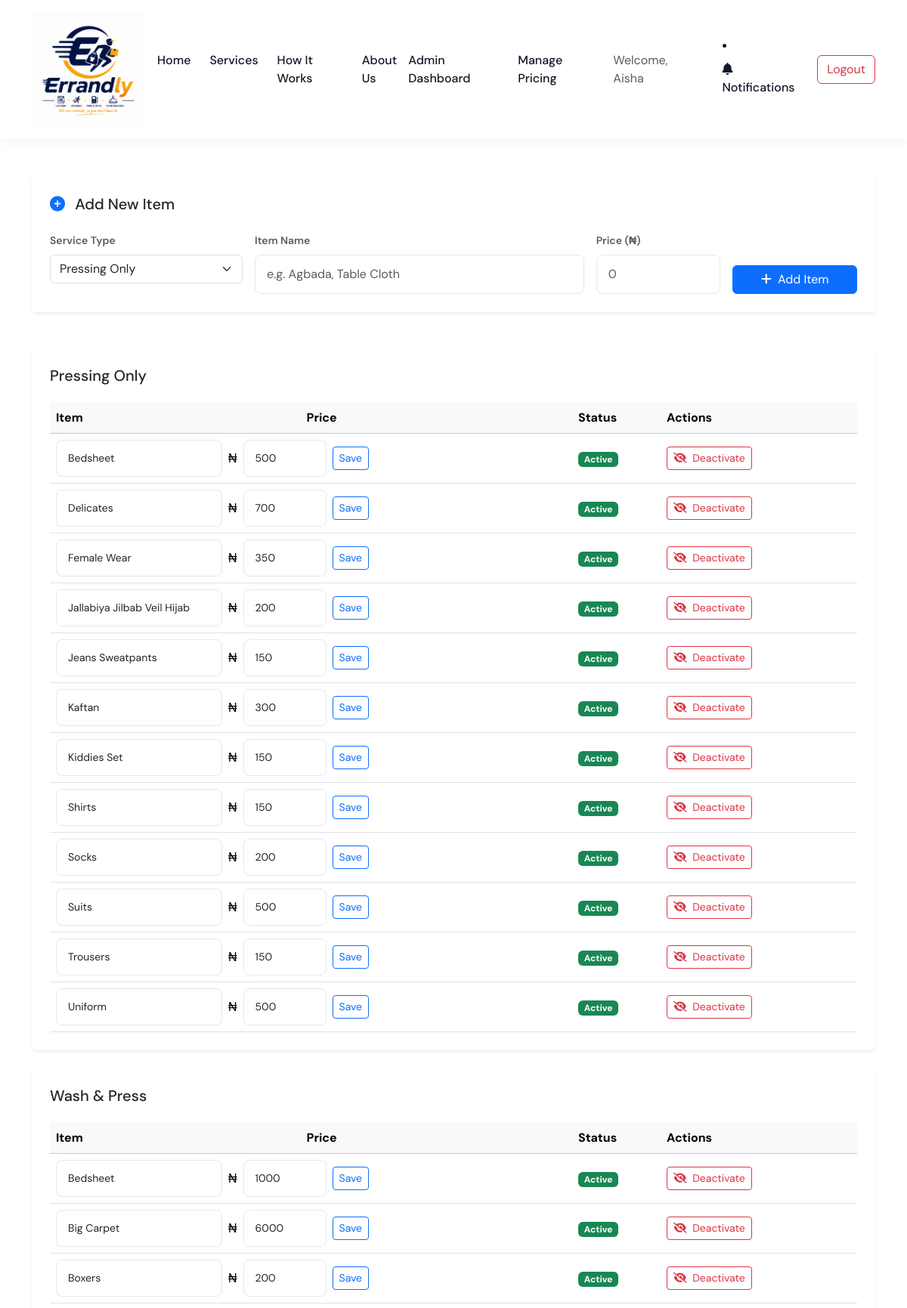
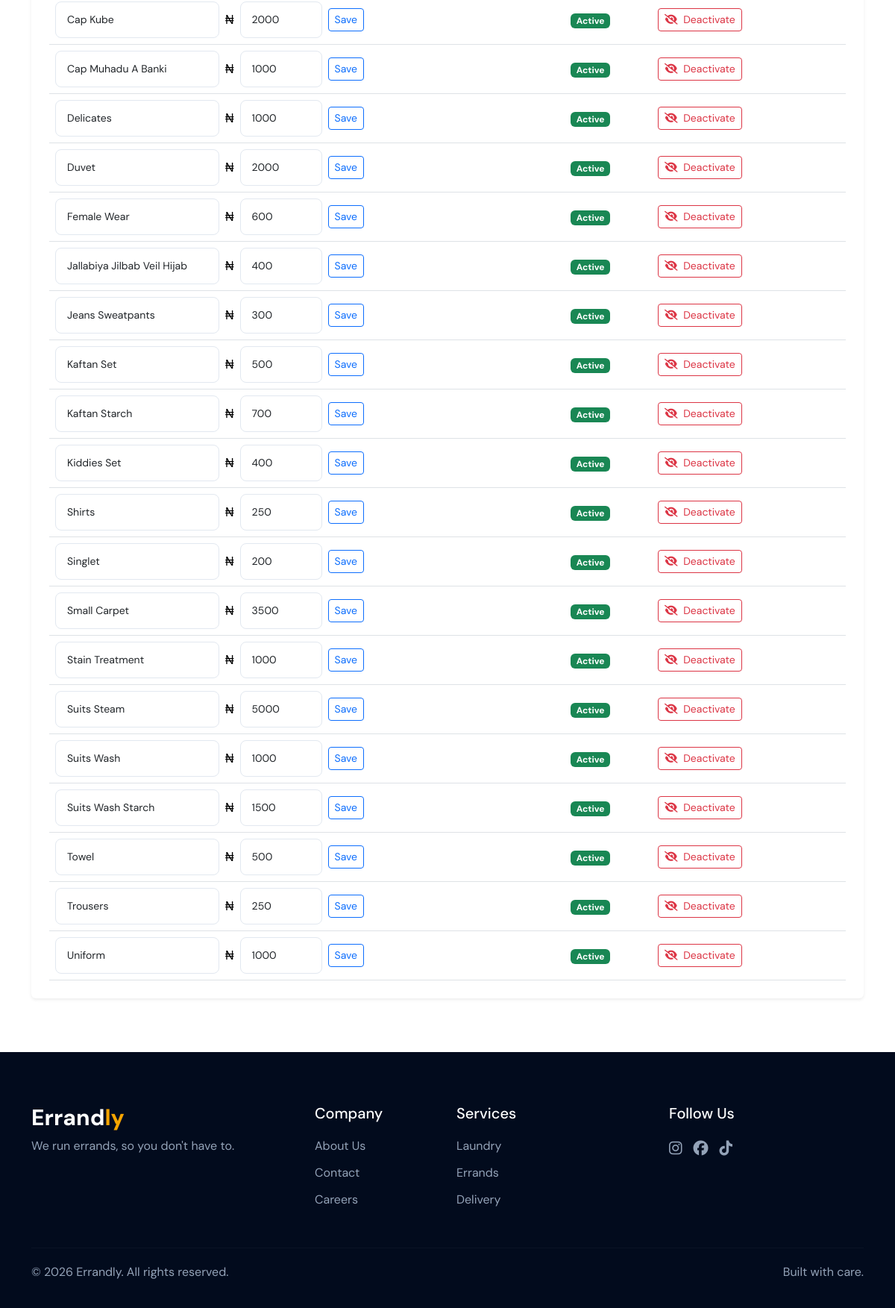
Page /admin/services (signed in) on the committed database (2 pictures, top to bottom).
### models.py (models this page shows)
class User(UserMixin, db.Model):
    __tablename__ = "users"
    id = db.Column(
        db.Integer,
        primary_key=True
    )
    name = db.Column(
        db.String(100),
        nullable=False
    )
    email = db.Column(
        db.String(120),
        unique=True,
        nullable=False
    )
    phone = db.Column(
        db.String(20),
        nullable=False
    )
    address = db.Column(
        db.String(250),
        nullable=False
    )
    password = db.Column(
        db.String(250),
        nullable=False
    )
    role = db.Column(
        db.String(20),
        nullable=False,
        default="customer"
    )
    notifications = db.relationship(
    "Notification",
    back_populates="user",
    cascade="all, delete-orphan"
)

class ServiceItem(db.Model):
    __tablename__ = "service_items"
    id = db.Column(
        db.Integer,
        primary_key=True
    )
    service_type = db.Column(
        db.String(30),
        nullable=False
    )
    item_name = db.Column(
        db.String(100),
        nullable=False
    )
    display_name = db.Column(
        db.String(150),
        nullable=False
    )
    price = db.Column(
        db.Integer,
        nullable=False
    )
    is_active = db.Column(
        db.Boolean,
        nullable=False,
        default=True
    )
    created_at = db.Column(
        db.DateTime,
        default=datetime.utcnow
    )
    updated_at = db.Column(
        db.DateTime,
        default=datetime.utcnow,
        onupdate=datetime.utcnow
    )
    __table_args__ = (
        db.UniqueConstraint(
            "service_type", "item_name",
            name="uq_service_type_item_name"
        ),
    )

### app.py (the view)
@app.route("/admin/services")
@admin_required
def admin_services():
    items = ServiceItem.query.order_by(
        ServiceItem.service_type,
        ServiceItem.display_name
    ).all()
    grouped_items = {}
    for item in items:
        grouped_items.setdefault(item.service_type, []).append(item)
    return render_template(
        "admin/services.html",
        grouped_items=grouped_items,
        service_types=SERVICE_TYPES
    )

### templates/admin/services.html (shortened to what this page needs)
{% extends "base.html" %}
{% block content %}
<div class="container py-5 mt-5">
    <div class="d-flex justify-content-between align-items-center mb-5">
        <div>
            <small class="text-muted">
            </small>
            <h2 class="mb-1">
            </h2>
            <p class="text-muted mb-0">
            </p>
        </div>
        <a href="{{ url_for('admin_dashboard') }}"
           class="btn btn-outline-secondary">
        </a>
    </div>
    <div class="card border-0 shadow-sm mb-5">
        <div class="card-body p-4">
            <h5 class="mb-4">
                <i class="fas fa-plus-circle text-primary me-2"></i>
                Add New Item
            </h5>
            <form method="POST"
                  action="{{ url_for('admin_add_service_item') }}"
                  class="row g-3">
                <div class="col-md-3">
                    <label class="form-label small text-muted">Service Type</label>
                    <select name="service_type" class="form-select" required>
                        {% for key, label in service_types.items() %}
                            {% if key != "subscription" %}
                                <option value="{{ key }}">{{ label }}</option>
                            {% endif %}
                        {% endfor %}
                    </select>
                </div>
                <div class="col-md-5">
                    <label class="form-label small text-muted">Item Name</label>
                    <input type="text"
                           name="display_name"
                           class="form-control"
                           placeholder="e.g. Agbada, Table Cloth"
                           required>
                </div>
                <div class="col-md-2">
                    <label class="form-label small text-muted">Price (₦)</label>
                    <input type="number"
                           name="price"
                           class="form-control"
                           min="0"
                           step="1"
                           placeholder="0"
                           required>
                </div>
                <div class="col-md-2 d-flex align-items-end">
                    <button type="submit" class="btn btn-primary w-100">
                        <i class="fas fa-plus me-1"></i>
                        Add Item
                    </button>
                </div>
            </form>
        </div>
    </div>
    {% for service_key in ["pressing", "wash_press"] %}
        <div class="card border-0 shadow-sm mb-4">
            <div class="card-body p-4">
                <h5 class="mb-4">
                    {{ service_types.get(service_key, service_key) }}
                </h5>
                {% set items = grouped_items.get(service_key, []) %}
                {% if items %}
                <div class="table-responsive">
                    <table class="table align-middle mb-0">
                        <thead class="table-light">
                            <tr>
                                <th>Item</th>
                                <th>Price</th>
                                <th>Status</th>
                                <th style="width: 260px;">Actions</th>
                            </tr>
                        </thead>
                        <tbody>
                            {% for item in items %}
                            <tr class="{{ 'text-muted' if not item.is_active }}">
                                <td colspan="2">
                                    <form method="POST"
                                          action="{{ url_for('admin_edit_service_item', item_id=item.id) }}"
                                          class="d-flex gap-2 align-items-center">
                                        <input type="text"
                                               name="display_name"
                                               value="{{ item.display_name }}"
                                               class="form-control form-control-sm"
                                               style="max-width: 220px;"
                                               required>
                                        <span>₦</span>
                                        <input type="number"
                                               name="price"
                                               value="{{ item.price }}"
                                               class="form-control form-control-sm"
                                               style="max-width: 110px;"
                                               min="0"
                                               required>
                                        <button type="submit"
                                                class="btn btn-sm btn-outline-primary">
                                            Save
                                        </button>
                                    </form>
                                </td>
                                <td>
                                    {% if item.is_active %}
                                        <span class="badge bg-success">Active</span>
                                    {% else %}
                                        <span class="badge bg-secondary">Inactive</span>
                                    {% endif %}
                                </td>
                                <td>
                                    <form method="POST"
                                          action="{{ url_for('admin_toggle_service_item', item_id=item.id) }}"
                                          class="d-inline">
                                        {% if item.is_active %}
                                            <button type="submit"
                                                    class="btn btn-sm btn-outline-danger">
                                                <i class="fas fa-eye-slash me-1"></i>
                                                Deactivate
                                            </button>
                                        {% else %}
                                            <button type="submit"
                                                    class="btn btn-sm btn-outline-success">
                                                <i class="fas fa-eye me-1"></i>
                                                Activate
                                            </button>
                                        {% endif %}
                                    </form>
                                </td>
                            </tr>
                            {% endfor %}
                        </tbody>
                    </table>
                </div>
                {% else %}
                <p class="text-muted mb-0">
                    No items yet for this service.
                </p>
                {% endif %}
            </div>
        </div>
    {% endfor %}
</div>
{% endblock %}

### templates/base.html (shortened to what this page needs)
<!DOCTYPE html>
<html lang="en">
<head>
    <link href="https://cdn.jsdelivr.net/npm/bootstrap@5.3.3/dist/css/bootstrap.min.css"
        rel="stylesheet">
    <link rel="stylesheet"
        href="https://cdnjs.cloudflare.com/ajax/libs/font-awesome/6.5.2/css/all.min.css">
    <link rel="stylesheet"
        href="{{ url_for('static', filename='css/style.css') }}">
</head>
<body>
    <nav class="navbar navbar-expand-lg fixed-top">
        <div class="container">
            <a class="navbar-brand" href="{{ url_for('home') }}">
                <img src="{{ url_for('static', filename='images/errandly-logo.png') }}"
                     alt="Errandly Logo">
            </a>
            <div class="collapse navbar-collapse" id="mainNavbar">
                <ul class="navbar-nav mx-auto">
                    <li class="nav-item">
                        <a class="nav-link" href="#home">Home</a>
                    </li>
                    <li class="nav-item">
                        <a class="nav-link" href="#services">Services</a>
                    </li>
                    <li class="nav-item">
                        <a class="nav-link" href="#how-it-works">
                            How It Works
                        </a>
                    </li>
                    <li class="nav-item">
                        <a class="nav-link" href="#about">
                            About Us
                        </a>
                    </li>
                </ul>
                <div class="nav-actions">
                   {% if current_user.is_authenticated %}
                        {% if current_user.role == "admin" %}
                            <a href="{{ url_for('admin_dashboard') }}"
                                class="nav-link">
                                    Admin Dashboard
                            </a>
                            <a href="{{ url_for('admin_services') }}"
                                class="nav-link">
                                    Manage Pricing
                            </a>
                        {% else %}
                            <a href="{{ url_for('dashboard') }}"
                                class="nav-link">
                                    Dashboard
                            </a>
                        {% endif %}
                        <span class="navbar-text me-3">
                            Welcome, {{ current_user.name }}
                        </span>
                        <li class="nav-item">
                            <a
                                class="nav-link position-relative"
                                href="{{ url_for('notifications') }}"
                            >
                                <i class="fas fa-bell"></i>
                                Notifications
                            </a>
                        </li>
                        <a href="{{ url_for('logout') }}"
                        class="btn btn-outline-danger">
                            Logout
                        </a>
                    {% endif %}
                </div>
            </div>
        </div>
    </nav>
    {% block content %}
    {% endblock %}
    <footer class="footer">
        <div class="container">
            <div class="row gy-4">
                <div class="col-lg-4">
                    <h3 class="footer-logo">
                        Errand<span>ly</span>
                    </h3>
                    <p>
                        We run errands, so you don't have to.
                    </p>
                </div>
                <div class="col-lg-2 col-md-4">
                    <h5>Company</h5>
                    <a href="#about">About Us</a>
                    <a href="#">Contact</a>
                    <a href="#">Careers</a>
                </div>
                <div class="col-lg-3 col-md-4">
                    <h5>Services</h5>
                    <a href="#services">Laundry</a>
                    <a href="#services">Errands</a>
                    <a href="#services">Delivery</a>
                </div>
                <div class="col-lg-3 col-md-4">
                    <h5>Follow Us</h5>
                    <div class="social-links">
                        <a href="#">
                            <i class="fab fa-instagram"></i>
                        </a>
                        <a href="#">
                            <i class="fab fa-facebook"></i>
                        </a>
                        <a href="#">
                            <i class="fab fa-tiktok"></i>
                        </a>
                    </div>
                </div>
            </div>
            <hr>
            <div class="footer-bottom">
                <p>
                    © 2026 Errandly. All rights reserved.
                </p>
                <p>
                    Built with care.
                </p>
            </div>
        </div>
    </footer>
</body>
</html>

### rows in the picture
User: name "Aisha"
ServiceItem: display_name "Bedsheet", price "500", is_active "Active"
ServiceItem: display_name "Delicates", price "700", is_active "Active"
ServiceItem: display_name "Female Wear", price "350", is_active "Active"
ServiceItem: display_name "Jallabiya Jilbab Veil Hijab", price "200", is_active "Active"
ServiceItem: display_name "Jeans Sweatpants", price "150", is_active "Active"
ServiceItem: display_name "Kaftan", price "300", is_active "Active"
ServiceItem: display_name "Kiddies Set", price "150", is_active "Active"
ServiceItem: display_name "Shirts", price "150", is_active "Active"
ServiceItem: display_name "Socks", price "200", is_active "Active"
ServiceItem: display_name "Suits", price "500", is_active "Active"
ServiceItem: display_name "Trousers", price "150", is_active "Active"
ServiceItem: display_name "Uniform", price "500", is_active "Active"
ServiceItem: display_name "Bedsheet", price "1000", is_active "Active"
ServiceItem: display_name "Big Carpet", price "6000", is_active "Active"
ServiceItem: display_name "Boxers", price "200", is_active "Active"
ServiceItem: display_name "Cap Kube", price "2000", is_active "Active"
ServiceItem: display_name "Cap Muhadu A Banki", price "1000", is_active "Active"
ServiceItem: display_name "Delicates", price "1000", is_active "Active"
ServiceItem: display_name "Duvet", price "2000", is_active "Active"
ServiceItem: display_name "Female Wear", price "600", is_active "Active"
ServiceItem: display_name "Jallabiya Jilbab Veil Hijab", price "400", is_active "Active"
ServiceItem: display_name "Jeans Sweatpants", price "300", is_active "Active"
ServiceItem: display_name "Kaftan Set", price "500", is_active "Active"
ServiceItem: display_name "Kaftan Starch", price "700", is_active "Active"
ServiceItem: display_name "Kiddies Set", price "400", is_active "Active"
ServiceItem: display_name "Shirts", price "250", is_active "Active"
ServiceItem: display_name "Singlet", price "200", is_active "Active"
ServiceItem: display_name "Small Carpet", price "3500", is_active "Active"
ServiceItem: display_name "Stain Treatment", price "1000", is_active "Active"
ServiceItem: display_name "Suits Steam", price "5000", is_active "Active"
ServiceItem: display_name "Suits Wash", price "1000", is_active "Active"
ServiceItem: display_name "Suits Wash Starch", price "1500", is_active "Active"
ServiceItem: display_name "Towel", price "500", is_active "Active"
ServiceItem: display_name "Trousers", price "250", is_active "Active"
ServiceItem: display_name "Uniform", price "1000", is_active "Active"

### other values in the picture
{{ service_types.get(service_key, service_key) }} "Pressing Only" "Wash & Press"
form field service_type "Pressing Only"
